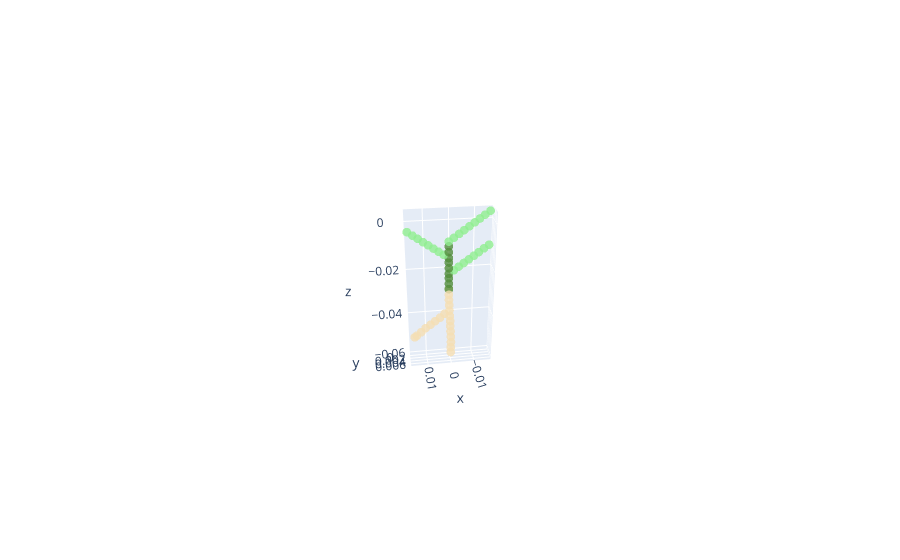

This figure's notebook cell:
### Code cell
# here we show what is the plant simulated based on those parameters
name= "PMA2018"
smallplant = CPlantBox(name, time, name) # make a plant object in python
fig = visual_plant(smallplant)    
fig.show()
